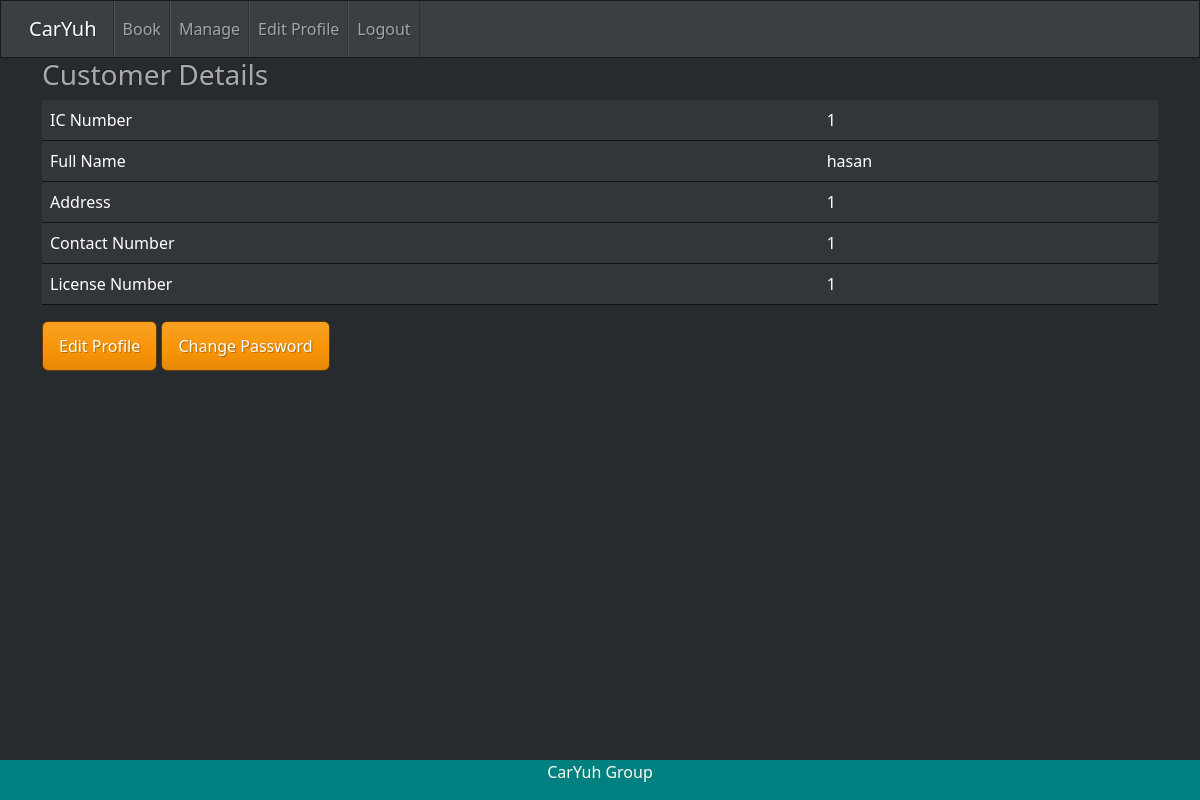
/profile.php (signed in), run on the app's committed database.
### tables this page shows
CREATE TABLE `tb_user` (
  `u_id` varchar(15) NOT NULL,
  `u_pwd` varchar(50) NOT NULL,
  `u_name` varchar(200) NOT NULL,
  `u_address` varchar(200) DEFAULT NULL,
  `u_phone` varchar(20) NOT NULL,
  `u_lno` varchar(20) NOT NULL,
  `u_type` varchar(5) NOT NULL
);

### profile.php (the view, shortened to what this page needs)
<?php
include ('dbconnect.php');
include 'headercustomer.php';
$uid = $_SESSION['uid'];
$sql = " SELECT * FROM tb_user
         WHERE u_id = '$uid'";
$result = mysqli_query($con, $sql);
$row = mysqli_fetch_array($result);
?>
<div class ="container">
  <h3>Customer Details</h3>
  <form class= "form-horizontal" method="POST" action="profileEdit.php">
    <table class="table table-hover">
      <tr>
        <td>IC Number</td>
        <td><?php echo $uid; ?></td>
      </tr>
      <tr>
        <td>Full Name</td>
        <td><?php echo $row['u_name']; ?></td>
      </tr>
       <tr>
        <td>Address</td>
        <td><?php echo $row['u_address']; ?></td>
      </tr>
       <tr>
        <td>Contact Number</td>
        <td><?php echo $row['u_phone']; ?></td>
      </tr>
       <tr>
        <td>License Number</td>
        <td><?php echo $row['u_lno']; ?></td>
      </tr>
    </table>
    <button type="submit" class="btn btn-warning">Edit Profile</button>
    <a href="editpassword.php" class="btn btn-warning">Change Password</a>
<br><br>
  </form>
</div>
<?php include 'footermain.php'
;?>

### data on the page
tb_user: u_name "hasan", u_address "1", u_phone "1", u_lno "1"

### other printed values
$uid "1"
